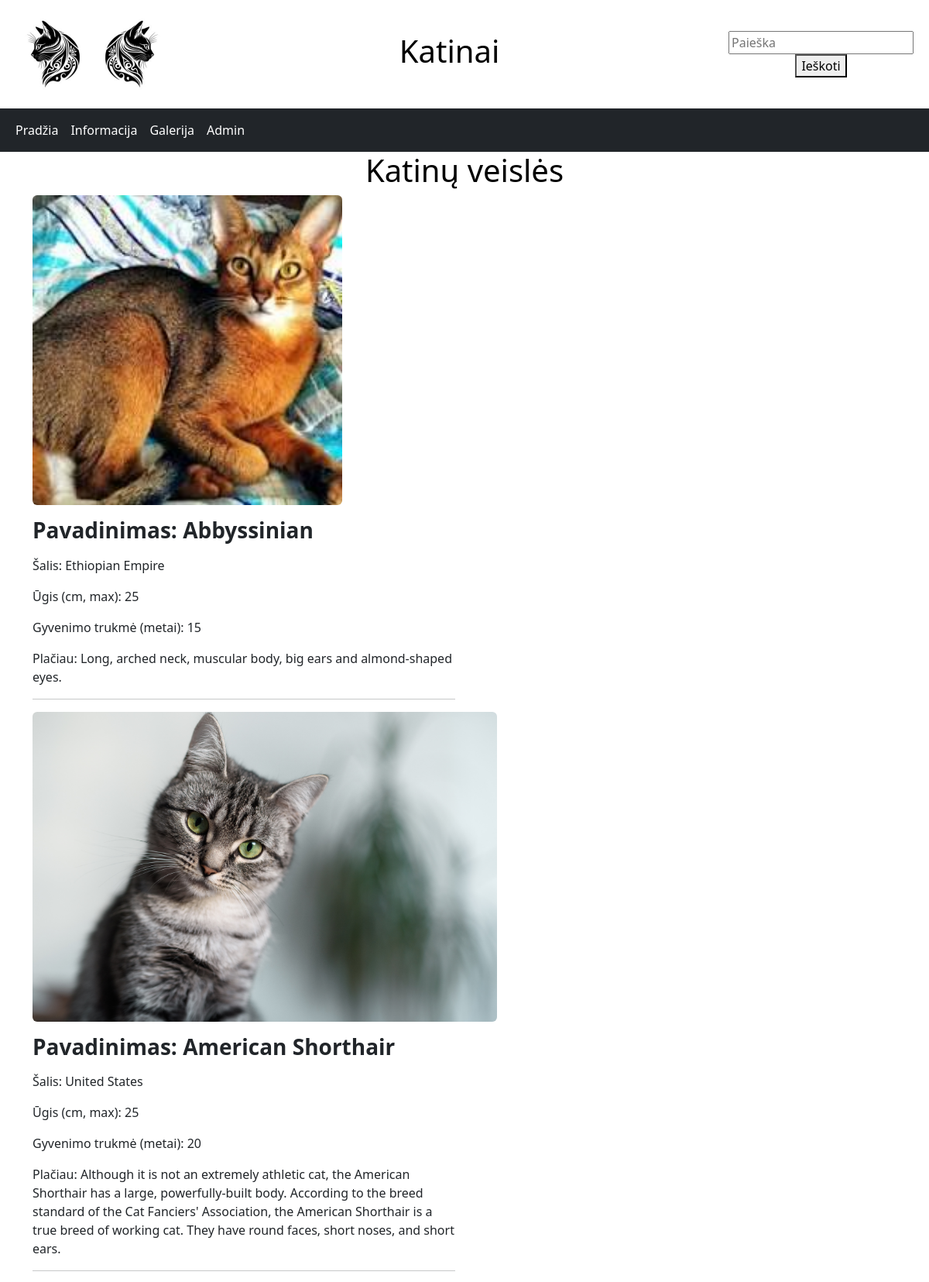
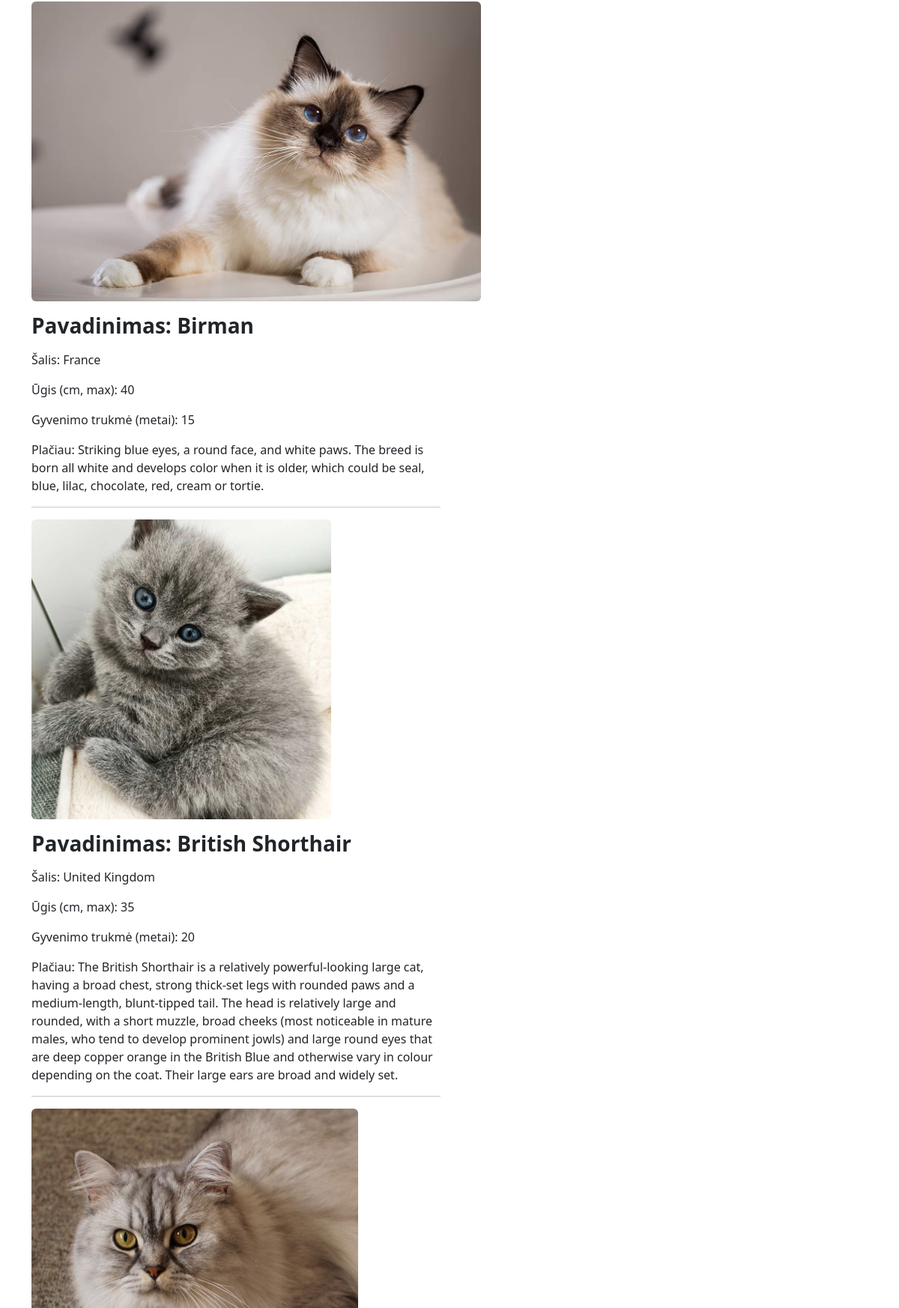
The app's page /info/ (upper part) with its own data (2 pictures, top to bottom).
### cats/models.py (models this page shows, shortened)
class Breeds(models.Model):
    name = models.CharField(max_length=100, verbose_name="Pavadinimas")
    country = models.CharField(max_length=100, verbose_name="Šalis")
    height = models.CharField(max_length=20, verbose_name="Maksimalus ūgis")
    lifespan = models.CharField(max_length=5, verbose_name="Gyvenimo trukmė")
    description = models.TextField(blank=True, verbose_name="Aprašymas")
    photo = models.ImageField(upload_to="images/")
    class Meta:
        verbose_name = 'Veislė'
        verbose_name_plural = 'Veislės'
        ordering = ['name', 'country']

### cats/views.py (the view)
# urls.py: path('info/', info, name="info"),
def info(request):
    data = Breeds.objects.all()
    photos = Breeds.objects.all()
    paginator = Paginator(Breeds.objects.all(), 2)
    page_number = request.GET.get('page')
    paged_breeds = paginator.get_page(page_number)
    context = {
        'data': data,
        'menu': menu,
        'title': 'Informacija',
        'title2': 'Katinų veislės'
    }
    return render(request, 'cats/info.html', context=context)

### cats/templates/cats/info.html (shortened to what this page needs)
{% extends 'cats/base.html' %}
{% block content %}
    <h1 style="text-align: center">{{ title2 }}</h1>
    <div class="container mt-2">
        {% for d in data %}
            <div class="row">
                <div class="col-md-6">
                    {% if d.photo %}
                        <p><img class="rounded" src="{{d.photo.url}}" height="400" width="auto"></p>
                    {% endif %}
                    <dl>
                        <dt><p><b><h3>Pavadinimas: {{d.name}} </h3></b></dt></p>
                        <dd><p>Šalis: {{d.country}} </dd></p>
                        <dd><p>Ūgis (cm, max): {{d.height}} </dd></p>
                        <dd><p>Gyvenimo trukmė (metai): {{d.lifespan}} </dd></p>
                        <dd><p>Plačiau: {{d.description}} </dd></p>
                        <hr>
                    </dl>
                </div>
            </div>
        {% endfor %}
{% endblock %}

### cats/templates/cats/base.html (shortened to what this page needs)
{% load static %}
<!DOCTYPE html>
<html lang="lt">
<head>
    <link href="https://cdn.jsdelivr.net/npm/bootstrap@5.2.3/dist/css/bootstrap.min.css" rel="stylesheet">
    <link type="text/css" rel="stylesheet" href="{% static 'cats/css/styles.css' %}"/>
</head>
<body>
<header>
    <div class="logo"><img src="/static/cats/images/cat2.png" alt="Cat" width="200"></div>
    <div class="title"><h1>Katinai</h1></div>
    <div class="search_box"><input type="search" placeholder="Paieška"><button>Ieškoti</button></div>
</header>
    {% block mainmenu %}
    <nav class="navbar navbar-expand-sm bg-dark navbar-dark">
        <div class="container-fluid">
            <ul class="navbar-nav">
                {% for x in menu %}
                    <li class="nav-item">
                        <a class="nav-link active" href="{% url x.url_name %}"> {{ x.title }} </a>
                    </li>
                {% endfor %}
            </ul>
        </div>
    </nav>
    {% endblock %}
    {% block content %}
    {% endblock %}
</body>
</html>

### cats/static/cats/css/styles.css (style rules this page uses)
header, nav, main { display: grid; grid-template-columns: 1fr 8fr 1fr; align-items: center; text-align: center; padding: 20px; color: black; }
h1 { color: black; text-align: center; }

### records on screen
Breeds: photo (picture), name "Abbyssinian", country "Ethiopian Empire", height "25", lifespan "15", description "Long, arched neck, muscular body, big ears and almond-shaped eyes."
Breeds: photo (picture), name "American Shorthair", country "United States", height "25", lifespan "20", description "Although it is not an extremely athletic cat, the American Shorthair has a large, powerfully-built body. According to the breed standard of the Cat Fanciers' Association, the American Shorthair is a true breed of working cat. They have round faces, short noses, and short ears."
Breeds: photo (picture), name "Birman", country "France", height "40", lifespan "15", description "Striking blue eyes, a round face, and white paws. The breed is born all white and develops color when it is older, which could be seal, blue, lilac, chocolate, red, cream or tortie."
Breeds: photo (picture), name "British Shorthair", country "United Kingdom", height "35", lifespan "20", description "The British Shorthair is a relatively powerful-looking large cat, having a broad chest, strong thick-set legs with rounded paws and a medium-length, blunt-tipped tail. The head is relatively large and rounded, with a short muzzle, broad cheeks (most noticeable in mature males, who tend to develop prominent jowls) and large round eyes that are deep copper orange in the British Blue and otherwise vary in colour depending on the coat. Their large ears are broad and widely set."
Breeds: photo (picture)

### other values on screen
{{ x.title }} "Pradžia" "Informacija" "Galerija" "Admin"
{{ title2 }} "Katinų veislės"
